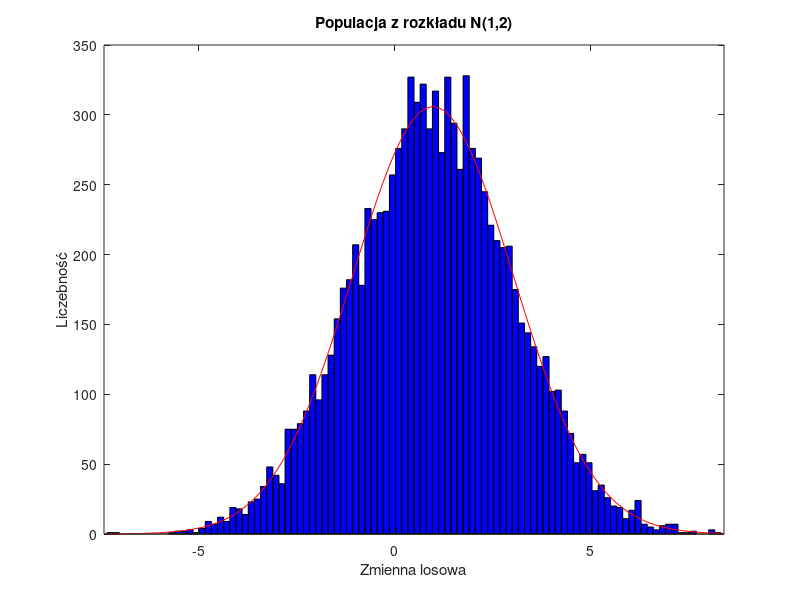

Source code (MATLAB):
clear all;
close all;
%Generator liczb z rozkladu normalnego 
%r = normrnd(mu,sigma)

mu = 1;         %Expected value
sigma = 2;       %Std
N = 10000;      %Number of samples
for i = 1:N
    T(i) = normrnd(mu,sigma);
end
figure(1)
histfit(T)
title("Populacja z rozkładu N(1,2)")
xlabel("Zmienna losowa")
ylabel("Liczebność")

%Estymator wartości oczekiwanej 
Ex = 0;
for i = 1:N
    Ex = Ex + T(i);
end
Ex = Ex/N

%Obciążony estymator wariancji
BiasVar = 0;
for i = 1:N
    BiasVar = BiasVar + (T(i) - mu)^2;
end
BiasVar = BiasVar/N

%Obciążony estymator wariancji
UnBiasVar = 0;
for i = 1:N
    UnBiasVar = UnBiasVar + (T(i) - mu)^2;
end
UnBiasVar = UnBiasVar/(N-1)
